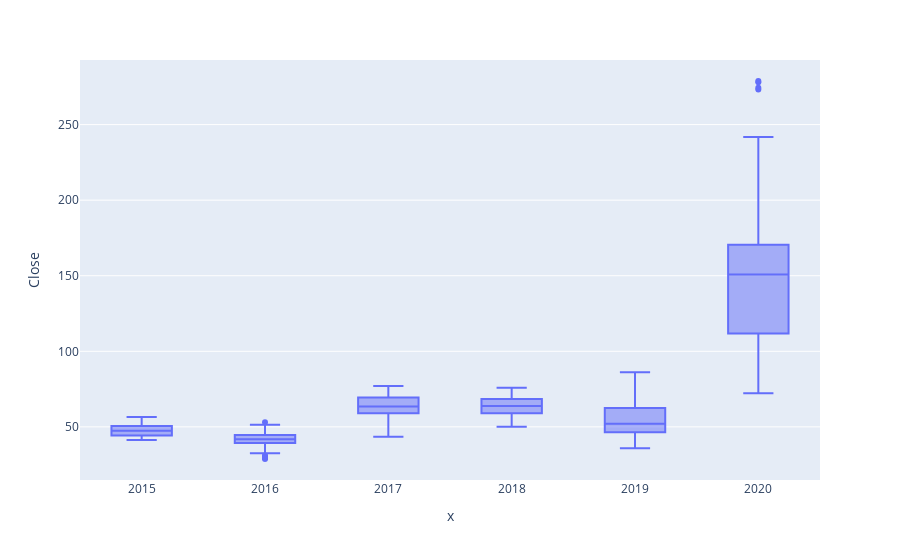

Notebook code for this chart:
### Markdown cell above
## Data visualization - Box Plot

### Code cell
fig=px.box(df,x=df["Date"].dt.year,y="Close")
fig.show()

### Figure 1 — Plotly figure (JSON) as saved in the notebook; plotly's stock layout.template omitted (floating-point values rounded to 4 significant figures; data arrays with more than 128 entries replaced by an {"elided": "..."} marker saying what was removed)
{"data": [{"alignmentgroup": "True", "hoverlabel": {"namelength": 0}, "hovertemplate": "x=%{x}<br>Close=%{y}", "legendgroup": "", "marker": {"color": "#636efa"}, "name": "", "notched": false, "offsetgroup": "", "orientation": "v", "showlegend": false, "type": "box", "x": {"elided": "1259 int values"}, "x0": " ", "xaxis": "x", "y": {"elided": "1259 float values"}, "y0": " ", "yaxis": "y"}], "layout": {"boxmode": "group", "legend": {"tracegroupgap": 0}, "margin": {"t": 60}, "xaxis": {"anchor": "y", "domain": [0, 1], "title": {"text": "x"}}, "yaxis": {"anchor": "x", "domain": [0, 1], "title": {"text": "Close"}}}}
